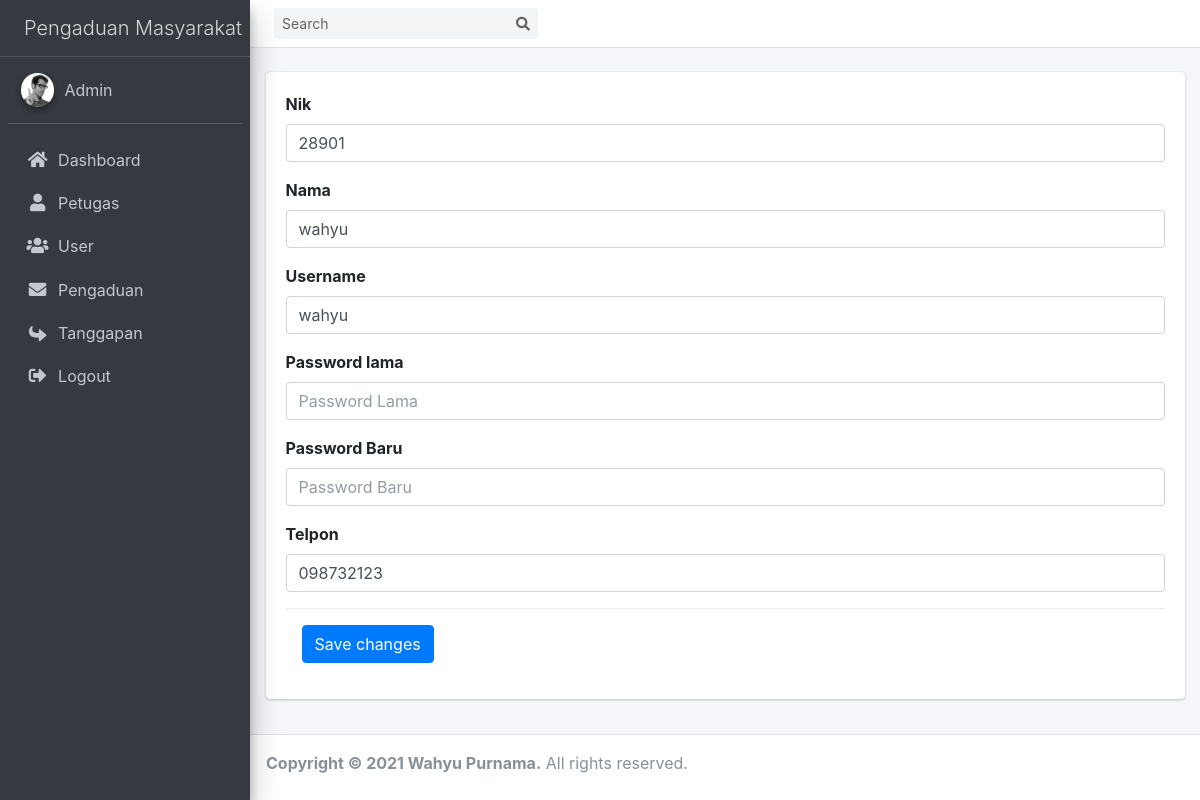
Screenshot of /index.php?page=edit-user&id=28901 (signed in) with the database file from the repository.
### tables this page shows
CREATE TABLE `masyarakat` (
  `nik` char(16) NOT NULL,
  `nama` varchar(100) NOT NULL,
  `username` varchar(50) NOT NULL,
  `password` varchar(255) NOT NULL,
  `telp` varchar(14) NOT NULL
);

### model/Database.php (called while the page is built, shortened)
<?php
class Database
{
    private $hs = 'localhost';
    private $us = 'wahyu';
    private $pw = 'wahyup';
    private $db = 'ukk_pengaduan';
    public function conn()
    {
        $return = mysqli_connect($this->hs,$this->us,$this->pw,$this->db);
        return $return;
    }
}

### model/User.php (called while the page is built, shortened)
<?php
class User extends Database
{
    private $db;
    public function __construct()
    {
        $this->db = $this->conn();
    }
    public function getBy($nik)
    {
        $sql =  "SELECT * FROM masyarakat WHERE nik=$nik";
        $data = $this->db->query($sql);
        return $data->fetch_assoc();
    }
}

### views/edit-user.php (the view, shortened to what this page needs)
<?php
$id = $_GET['id'];
$u = new User();
$data = $u->getBy($id);
?>
<br>
<div class="card">
    <div class="card-body">
        <form action="" method="POST">
            <div class="form-group">
                <label for="nik">Nik</label>
                <input type="text" class="form-control" id="nik" placeholder="nik" required  value="<?php echo $data['nik'] ?>" name="nik">
            </div>
            <div class="form-group">
                <label for="nama">Nama</label>
                <input type="text" class="form-control" id="nama" placeholder="Nama User" required name="nama" value="<?php echo $data['nama'] ?>">
            </div>
            <div class="form-group">
                <label for="username">Username</label>
                <input type="text" class="form-control" id="username" placeholder="Username" required name="username" value="<?php echo $data['username'] ?>">
            </div>
            <div class="form-group">
                <label for="password">Password lama</label>
                <input type="password" class="form-control" id="password" placeholder="Password Lama" name="password_lama">
            </div>
            <div class="form-group">
                <label for="password">Password Baru</label>
                <input type="password" class="form-control" id="password" placeholder="Password Baru" name="password_baru">
            </div>
            <div class="form-group">
                <label for="tlp">Telpon</label>
                <input type="number" class="form-control" id="tlp" placeholder="Telpon" required name="tlp" value="<?php echo $data['telp'] ?>">
            </div>
            <div class="modal-footer justify-content-between">
              <button type="submit" name="edit" class="btn btn-primary">Save changes</button>
            </div>
        </form>
    </div>
</div>

### rows the page displays
masyarakat: nik "28901", nama "wahyu", username "wahyu", tlp "098732123"
